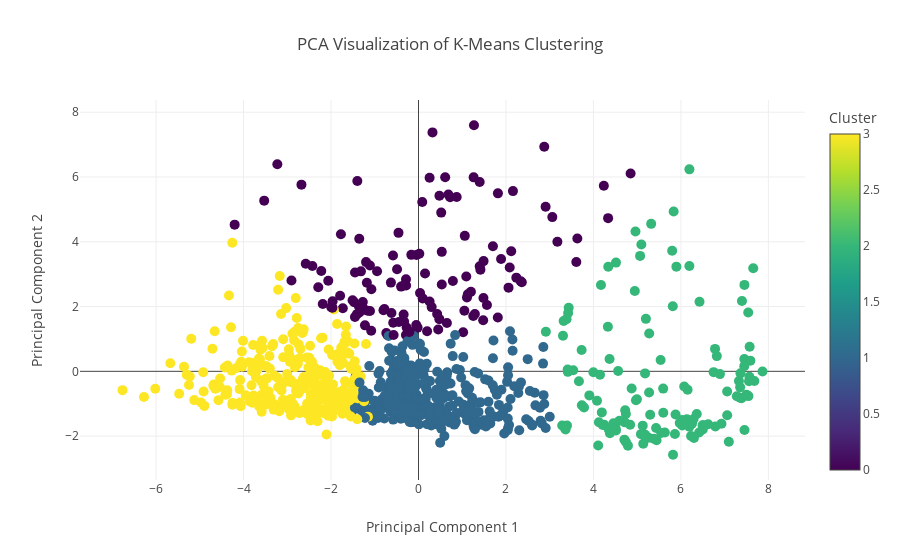

Notebook code for this chart:
### Markdown cell above
# <span style="color:#008080">Analyse de Clustering par PCA</span>

Pour affiner notre compréhension des universités et dégager des **profils** ou **typologies** d’établissements, nous avons mis en place un **clustering** (K-Means) couplé à une **analyse en composantes principales** (PCA).

---

## <span style="color:#2E8B57">1. Choix du Nombre de Clusters</span>

La **méthode du coude** (*Elbow Method*) nous aide à repérer la valeur de *k* (nombre de clusters) la plus pertinente.  
- Au-delà d’un certain point, la réduction d’**inertie** se fait plus faible, suggérant qu’ajouter plus de clusters n’apporte plus de réelle valeur analytique.

Dans notre cas, on observe un fléchissement net entre *k=3* et *k=4*, ce qui justifie l’**utilisation d’au moins 4 clusters** pour mieux distinguer les groupes d’universités.

---

## <span style="color:#2E8B57">2. Poids et Données Prises en Compte</span>

Nous avons intégré à la fois :
- Des **variables numériques** (scores SAT, taux d’admission, Net Price, etc.).  
- Des **variables catégorielles** (ville, climat, principales filières).  

Avec un **jeu de poids** ajustable pour refléter l’importance perçue de chaque attribut (ex. *Latitude, Longitude* pondérés à 0.5 contre 1.0 pour la plupart des indicateurs académiques).

---

## <span style="color:#2E8B57">3. Projection PCA</span>

La PCA (Analyse en Composantes Principales) nous permet de **visualiser** dans un espace bidimensionnel (PC1 et PC2) la répartition des universités. Chaque point correspond à une université, coloré selon son **cluster K-Means** (0, 1, 2, 3).

- Les **vecteurs de charges** (Loadings) indiquent dans quelle mesure chaque variable contribue à la création des composantes principales (ex. `low_sat` et `high_sat` ont un impact significatif sur PC1).  
- Sur la figure, on distingue nettement **4 nuages** de points, suggérant des groupes aux caractéristiques communes (frais, sélectivité, localisation, etc.).

---

## <span style="color:#2E8B57">4. Interprétation des Clusters</span>

Chaque **cluster** regroupe des universités partageant des **profils similaires**. Par exemple :
- **Cluster 0** : Établissements avec Net Price élevé mais acceptation faible, dominés par les filières en sciences.  
- **Cluster 1** : Universités plus abordables financièrement, dans des zones géographiques chaudes, etc.  
- **Cluster 2** : Grandes écoles très sélectives avec SAT élevé (Ivy League, Stanford, MIT…).  
- **Cluster 3** : Campus offrant un compromis moyen entre sélectivité et coûts, etc.

> Les exemples ci-dessus sont hypothétiques : l’analyse précise dépendra des caractéristiques réelles de vos données et des **centroïdes** calculés par l’algorithme.

---

## <span style="color:#2E8B57">5. Apports pour Univia</span>

Cette segmentation offre plusieurs **pistes** pour améliorer le **système de recommandation** :
1. **Personnalisation** : Proposer à un étudiant de cibler préférentiellement un cluster en phase avec son niveau scolaire, son budget et ses préférences climatiques.  
2. **Découverte** : Permettre à l’utilisateur de *“sortir”* de son cluster potentiel s’il souhaite viser un univers plus compétitif ou, au contraire, plus accessible.  
3. **Compréhension** : Illustrer de façon visuelle les différences entre groupes d’universités (taille, sélectivité, localisation).

En somme, ce **clustering** apporte une **dimension exploratoire** précieuse, mettant en relief de véritables **profils d’établissements** et aidant à construire un **algorithme d’orientation** plus précis et plus **adapté** à chaque étudiant.

### Code cell
from clustering_analysis import perform_clustering_analysis
df = pd.read_excel('final_dataset.xlsx')

# 2) Définir les colonnes numériques et catégorielles
numerical_cols = [
    'low_sat', 'high_sat', 'Acceptance Rate', 'Net Price', 'graduates_top1',
    'graduates_top2', 'graduates_top3', 'Latitude', 'Longitude', 
    'low_percentile', 'high_percentile', 'low_grade', 'high_grade', 
    'low_grade_adjusted', 'high_grade_adjusted', 'Ranking'
]
categorical_cols = [
    'City', 'State', 'Climate', 'major_top1', 'major_top2', 'major_top3'
]

# 3) Définir vos poids
weights = {
    'low_sat': 1.0,
    'high_sat': 1.0,
    'Acceptance Rate': 1.0,
    'Net Price': 1.0,
    'graduates_top1': 1.0,
    'graduates_top2': 1.0,
    'graduates_top3': 1.0,
    'Latitude': 0.5,
    'Longitude': 0.5,
    'low_percentile': 1.0,
    'high_percentile': 1.0,
    'low_grade': 1.0,
    'high_grade': 1.0,
    'low_grade_adjusted': 1.0,
    'high_grade_adjusted': 1.0,
    'Ranking': 1.0,
    'City': 0.5,
    'State': 0.5,
    'Climate': 0.5,
    'major_top1': 1.0,
    'major_top2': 1.0,
    'major_top3': 1.0
}

# 4) Appeler la fonction
df_result, fig_pca, pca_loadings = perform_clustering_analysis(
    df=df,
    numerical_cols=numerical_cols,
    categorical_cols=categorical_cols,
    weights=weights,
    k=4,             # Nombre de clusters
    show_elbow=True  # Afficher la courbe Elbow Method
)

# 5) Visualiser le résultat
print("DataFrame with Clusters:")
print(df_result[['Name', 'cluster_kmeans']].head())  # par exemple

print("\nPCA Loadings:")
print(pca_loadings)

# 6) Afficher la figure interactive
fig_pca.show()

### Figure 1 — Plotly figure (JSON) as saved in the notebook; plotly's stock layout.template omitted (floating-point values rounded to 4 significant figures; data arrays with more than 128 entries replaced by an {"elided": "..."} marker saying what was removed)
{"data": [{"customdata": {"elided": "897x2 float values"}, "hovertemplate": "<b>%{hovertext}</b><br><br>Principal Component 1=%{x}<br>Principal Component 2=%{y}<br>City=%{customdata[0]}<br>Ranking=%{customdata[1]}<br>Cluster=%{marker.color}<extra></extra>", "hovertext": {"elided": "897 str values"}, "legendgroup": "", "marker": {"color": {"elided": "897 int values"}, "coloraxis": "coloraxis", "size": 10, "symbol": "circle"}, "mode": "markers", "name": "", "orientation": "v", "showlegend": false, "type": "scatter", "x": {"elided": "897 float values"}, "xaxis": "x", "y": {"elided": "897 float values"}, "yaxis": "y"}], "layout": {"coloraxis": {"colorbar": {"title": {"text": "Cluster"}}, "colorscale": [[0, "#440154"], [0.1111, "#482878"], [0.2222, "#3e4989"], [0.3333, "#31688e"], [0.4444, "#26828e"], [0.5556, "#1f9e89"], [0.6667, "#35b779"], [0.7778, "#6ece58"], [0.8889, "#b5de2b"], [1, "#fde725"]]}, "legend": {"tracegroupgap": 0}, "title": {"text": "PCA Visualization of K-Means Clustering"}, "xaxis": {"anchor": "y", "domain": [0, 1], "title": {"text": "Principal Component 1"}}, "yaxis": {"anchor": "x", "domain": [0, 1], "title": {"text": "Principal Component 2"}}}}
